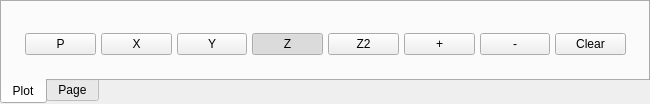
           <widget class="QTabWidget" name="tabWidget">
            <property name="minimumSize">
             <size>
              <width>650</width>
              <height>0</height>
             </size>
            </property>
            <property name="tabPosition">
             <enum>QTabWidget::South</enum>
            </property>
            <property name="currentIndex">
             <number>0</number>
            </property>
            <widget class="QWidget" name="tab_3">
             <attribute name="title">
              <string>Plot</string>
             </attribute>
             <layout class="QVBoxLayout" name="verticalLayout_4">
              <item>
               <widget class="QWidget" name="verticalWidget" native="true">
                <layout class="QVBoxLayout" name="verticalLayout_3">
                 <item>
                  <widget class="VTKBackPlot" name="vtkbackplot"/>
                 </item>
                 <item>
                  <widget class="QWidget" name="horizontalWidget" native="true">
                   <layout class="QHBoxLayout" name="horizontalLayout_3">
                    <property name="spacing">
                     <number>5</number>
                    </property>
                    <property name="leftMargin">
                     <number>5</number>
                    </property>
                    <property name="topMargin">
                     <number>5</number>
                    </property>
                    <property name="rightMargin">
                     <number>5</number>
                    </property>
                    <property name="bottomMargin">
                     <number>5</number>
                    </property>
                    <item>
                     <widget class="QPushButton" name="viewP">
                      <property name="text">
                       <string>P</string>
                      </property>
                      <property name="checkable">
                       <bool>true</bool>
                      </property>
                      <attribute name="buttonGroup">
                       <string notr="true">viewBtnGrp</string>
                      </attribute>
                     </widget>
                    </item>
                    <item>
                     <widget class="QPushButton" name="viewX">
                      <property name="text">
                       <string>X</string>
                      </property>
                      <property name="checkable">
                       <bool>true</bool>
                      </property>
                      <attribute name="buttonGroup">
                       <string notr="true">viewBtnGrp</string>
                      </attribute>
                     </widget>
                    </item>
                    <item>
                     <widget class="QPushButton" name="viewY">
                      <property name="text">
                       <string>Y</string>
                      </property>
                      <property name="checkable">
                       <bool>true</bool>
                      </property>
                      <attribute name="buttonGroup">
                       <string notr="true">viewBtnGrp</string>
                      </attribute>
                     </widget>
                    </item>
                    <item>
                     <widget class="QPushButton" name="viewZ">
                      <property name="text">
                       <string>Z</string>
                      </property>
                      <property name="checkable">
                       <bool>true</bool>
                      </property>
                      <property name="checked">
                       <bool>true</bool>
                      </property>
                      <attribute name="buttonGroup">
                       <string notr="true">viewBtnGrp</string>
                      </attribute>
                     </widget>
                    </item>
                    <item>
                     <widget class="QPushButton" name="viewZ2">
                      <property name="text">
                       <string>Z2</string>
                      </property>
                      <property name="checkable">
                       <bool>true</bool>
                      </property>
                      <attribute name="buttonGroup">
                       <string notr="true">viewBtnGrp</string>
                      </attribute>
                     </widget>
                    </item>
                    <item>
                     <spacer name="horizontalSpacer">
                      <property name="orientation">
                       <enum>Qt::Horizontal</enum>
                      </property>
                      <property name="sizeHint" stdset="0">
                       <size>
                        <width>40</width>
                        <height>20</height>
                       </size>
                      </property>
                     </spacer>
                    </item>
                    <item>
                     <widget class="QPushButton" name="viewPlus">
                      <property name="text">
                       <string>+</string>
                      </property>
                     </widget>
                    </item>
                    <item>
                     <widget class="QPushButton" name="viewMinus">
                      <property name="text">
                       <string>-</string>
                      </property>
                     </widget>
                    </item>
                    <item>
                     <widget class="QPushButton" name="viewClear">
                      <property name="text">
                       <string>Clear</string>
                      </property>
                     </widget>
                    </item>
                   </layout>
                  </widget>
                 </item>
                </layout>
               </widget>
              </item>
             </layout>
            </widget>
            <widget class="QWidget" name="tab_4">
             <attribute name="title">
              <string>Page</string>
             </attribute>
            </widget>
           </widget>
